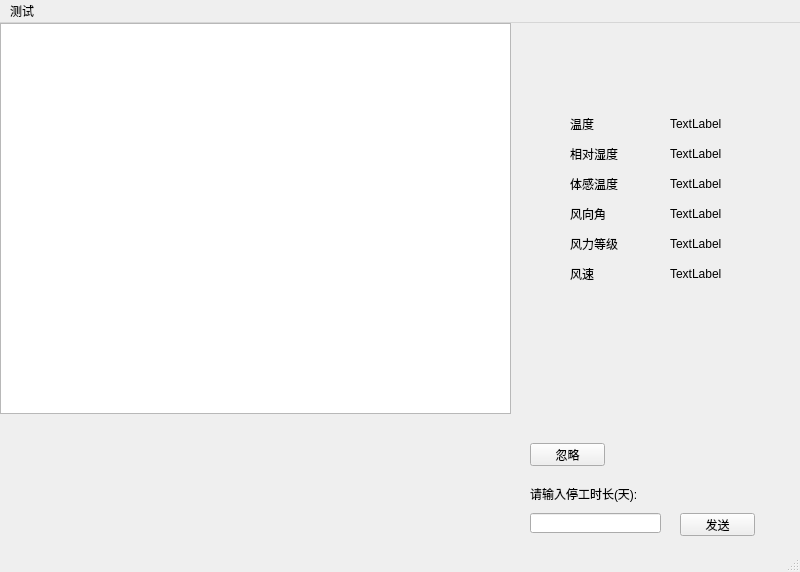
<?xml version="1.0" encoding="UTF-8"?>
<ui version="4.0">
 <class>BossWindow</class>
 <widget class="QMainWindow" name="BossWindow">
  <property name="geometry">
   <rect>
    <x>0</x>
    <y>0</y>
    <width>800</width>
    <height>572</height>
   </rect>
  </property>
  <property name="windowTitle">
   <string>MainWindow</string>
  </property>
  <widget class="QWidget" name="centralwidget">
   <widget class="QGraphicsView" name="graphicsView">
    <property name="geometry">
     <rect>
      <x>0</x>
      <y>0</y>
      <width>511</width>
      <height>391</height>
     </rect>
    </property>
   </widget>
   <widget class="QLabel" name="label">
    <property name="geometry">
     <rect>
      <x>570</x>
      <y>90</y>
      <width>61</width>
      <height>21</height>
     </rect>
    </property>
    <property name="text">
     <string>温度</string>
    </property>
   </widget>
   <widget class="QLabel" name="label_2">
    <property name="geometry">
     <rect>
      <x>570</x>
      <y>120</y>
      <width>61</width>
      <height>21</height>
     </rect>
    </property>
    <property name="text">
     <string>相对湿度</string>
    </property>
   </widget>
   <widget class="QLabel" name="label_3">
    <property name="geometry">
     <rect>
      <x>570</x>
      <y>150</y>
      <width>61</width>
      <height>21</height>
     </rect>
    </property>
    <property name="text">
     <string>体感温度</string>
    </property>
   </widget>
   <widget class="QLabel" name="label_4">
    <property name="geometry">
     <rect>
      <x>570</x>
      <y>180</y>
      <width>61</width>
      <height>21</height>
     </rect>
    </property>
    <property name="text">
     <string>风向角</string>
    </property>
   </widget>
   <widget class="QLabel" name="label_5">
    <property name="geometry">
     <rect>
      <x>570</x>
      <y>210</y>
      <width>61</width>
      <height>21</height>
     </rect>
    </property>
    <property name="text">
     <string>风力等级</string>
    </property>
   </widget>
   <widget class="QLabel" name="label_6">
    <property name="geometry">
     <rect>
      <x>570</x>
      <y>240</y>
      <width>61</width>
      <height>21</height>
     </rect>
    </property>
    <property name="text">
     <string>风速</string>
    </property>
   </widget>
   <widget class="QLabel" name="label_7">
    <property name="geometry">
     <rect>
      <x>670</x>
      <y>90</y>
      <width>61</width>
      <height>21</height>
     </rect>
    </property>
    <property name="text">
     <string>TextLabel</string>
    </property>
   </widget>
   <widget class="QLabel" name="label_8">
    <property name="geometry">
     <rect>
      <x>670</x>
      <y>120</y>
      <width>61</width>
      <height>21</height>
     </rect>
    </property>
    <property name="text">
     <string>TextLabel</string>
    </property>
   </widget>
   <widget class="QLabel" name="label_9">
    <property name="geometry">
     <rect>
      <x>670</x>
      <y>150</y>
      <width>61</width>
      <height>21</height>
     </rect>
    </property>
    <property name="text">
     <string>TextLabel</string>
    </property>
   </widget>
   <widget class="QLabel" name="label_10">
    <property name="geometry">
     <rect>
      <x>670</x>
      <y>180</y>
      <width>61</width>
      <height>21</height>
     </rect>
    </property>
    <property name="text">
     <string>TextLabel</string>
    </property>
   </widget>
   <widget class="QLabel" name="label_11">
    <property name="geometry">
     <rect>
      <x>670</x>
      <y>210</y>
      <width>61</width>
      <height>21</height>
     </rect>
    </property>
    <property name="text">
     <string>TextLabel</string>
    </property>
   </widget>
   <widget class="QLabel" name="label_12">
    <property name="geometry">
     <rect>
      <x>670</x>
      <y>240</y>
      <width>61</width>
      <height>21</height>
     </rect>
    </property>
    <property name="text">
     <string>TextLabel</string>
    </property>
   </widget>
   <widget class="QLineEdit" name="lineEdit">
    <property name="geometry">
     <rect>
      <x>530</x>
      <y>490</y>
      <width>131</width>
      <height>20</height>
     </rect>
    </property>
    <property name="text">
     <string/>
    </property>
   </widget>
   <widget class="QPushButton" name="ignoreButton">
    <property name="geometry">
     <rect>
      <x>530</x>
      <y>420</y>
      <width>75</width>
      <height>23</height>
     </rect>
    </property>
    <property name="text">
     <string>忽略</string>
    </property>
   </widget>
   <widget class="QPushButton" name="suspendButton">
    <property name="geometry">
     <rect>
      <x>680</x>
      <y>490</y>
      <width>75</width>
      <height>23</height>
     </rect>
    </property>
    <property name="text">
     <string>发送</string>
    </property>
   </widget>
   <widget class="QLabel" name="label_13">
    <property name="geometry">
     <rect>
      <x>60</x>
      <y>400</y>
      <width>371</width>
      <height>121</height>
     </rect>
    </property>
    <property name="font">
     <font>
      <family>Adobe 黑体 Std R</family>
      <pointsize>28</pointsize>
     </font>
    </property>
    <property name="text">
     <string/>
    </property>
   </widget>
   <widget class="QLabel" name="label_14">
    <property name="geometry">
     <rect>
      <x>530</x>
      <y>460</y>
      <width>121</width>
      <height>21</height>
     </rect>
    </property>
    <property name="text">
     <string>请输入停工时长(天):</string>
    </property>
   </widget>
  </widget>
  <widget class="QStatusBar" name="statusbar"/>
  <widget class="QMenuBar" name="menuBar">
   <property name="geometry">
    <rect>
     <x>0</x>
     <y>0</y>
     <width>800</width>
     <height>26</height>
    </rect>
   </property>
   <widget class="QMenu" name="menu">
    <property name="title">
     <string>测试</string>
    </property>
    <addaction name="action1"/>
    <addaction name="action2"/>
   </widget>
   <addaction name="menu"/>
  </widget>
  <action name="action1">
   <property name="text">
    <string>模拟警报</string>
   </property>
  </action>
  <action name="action2">
   <property name="text">
    <string>打开图片</string>
   </property>
  </action>
 </widget>
 <resources/>
 <connections/>
</ui>
